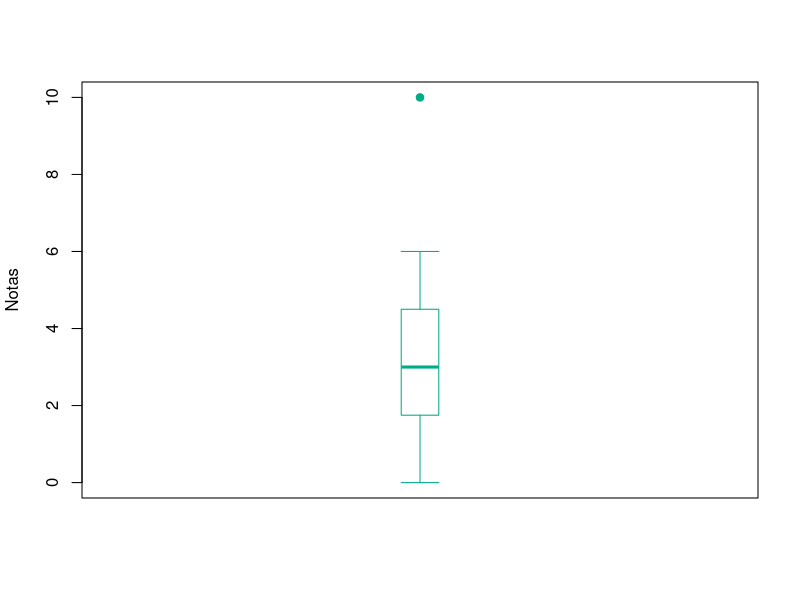

This figure's R source:
# (Retirar o # se não tiver instalado o pacote)
# install.packages("tidyverse")

# Carregando o pacote
library(tidyverse)

# Criar tibble
dados_notas <- tibble(notas = c(0, 0, 1.5, 2, 2, 3, 4, 4, 5, 6, 10))

# Visualizar o banco
print(dados_notas)

# Boxplot
boxplot(
  dados_notas$notas, # banco$variável
  col = "white", # cor da caixa
  border = "#00ac86", # cor das bordas
  pch = 19, # formato do outlier
  outcol = "#00ac86", # cor do outlier
  boxwex = 0.12, # largura da caixa
  staplewex = 1, # largura dos bigodes
  whisklty = 1, # estilo da linha dos bigodes
  ylab = "Notas" # rótulo no eixo X
)

